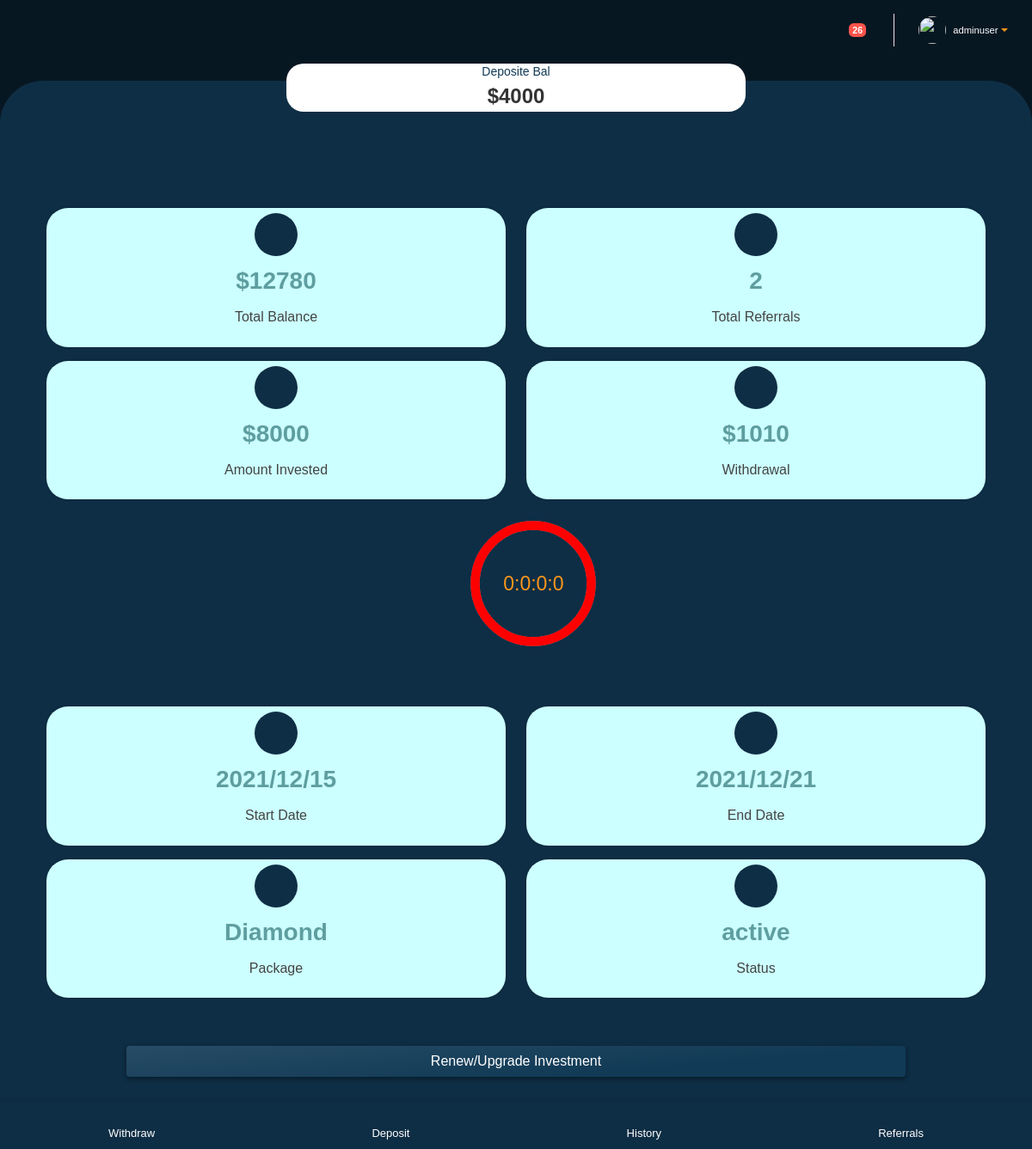
The app's page /wallet/ (signed in) with its own data.
### account/models.py (models this page shows, shortened)
class Account(AbstractUser):
    email       = models.EmailField(verbose_name='email', max_length=60, unique=True )
    zipcode    = models.CharField(max_length=30,blank=True,null=True)
    country    = models.CharField(max_length=100,blank=True,null=True)
    address    = models.CharField(max_length=100,blank=True,null=True)
    gender    = models.CharField(max_length=100,blank=True,null=True)
    state    = models.CharField(max_length=100,blank=True,null=True)
    city    = models.CharField(max_length=100,blank=True,null=True)
    date_of_birth = models.CharField(max_length=100,blank=True,null=True)
    phone = models.CharField(max_length=30, blank=True,null=True,unique=True)
    balance = models.IntegerField(default=0, blank=True,null=True)
    deposite_balance = models.IntegerField(default=0, blank=True,null=True)
    total_amount_invested = models.IntegerField(default=0, blank=True,null=True)
    total_investement_count = models.IntegerField(default=0, blank=True,null=True)
    withdraw_total = models.IntegerField(default=0, blank=True,null=True)
    is_email_verifield = models.BooleanField(default=False)
    bonus = models.IntegerField(default=0,blank=True,null=True)
    refferal = models.IntegerField(default=0,blank=True,null=True)
    USERNAME_FIELD = 'email'
    REQUIRED_FIELDS = ['username']

### users/models.py (models this page shows, shortened)
class Investments(models.Model):
    user =  models.OneToOneField(Account, on_delete = models.CASCADE)
    amount_invested = models.IntegerField()
    date = models.DateTimeField(auto_now_add=True)
    is_complete = models.BooleanField(default=False)
    end_date =  models.DateTimeField(blank=True,null=True)
    start_date =  models.DateTimeField(blank=True,null=True)
    crediting_date =  models.DateTimeField(blank=True,null=True)
    status = models.CharField(max_length=40, choices=STATUS,default="inactive")
    amount_earn = models.IntegerField(default=0)
    package = models.ForeignKey(Packages,on_delete = models.CASCADE, related_name="pack" , blank=True, null=True)

class Packages(models.Model):
    hours= models.IntegerField()
    name = models.CharField(max_length=40)
    percent = models.IntegerField()
    min_amount = models.IntegerField(default=0)
    max_amount = models.IntegerField(default=0)
    ref_percent = models.IntegerField(default=0)

### users/views.py (the view)
# urls.py: path('wallet/',views.dashbaord_view,name="dashboard"),
@login_required
def dashbaord_view(request):
    investment = get_object_or_404(Investments, user=request.user)
    if investment.is_complete == True:
        messages.success(request, f'INVESTMENT HAS BEEN COMPLETED')
    elif investment.status == "inactive":
        messages.success(request, f'YOU MUST INVEST BEFORE YOU CAN START RECIEVING REFERRAL BONUS')
    return render(request,'users/dashboard.html',{"investment":investment})

### users/context_processor.py (called while the page is built)
def user_notification_processor(request):
    user = request.user
    if user.is_authenticated:
        user_notify_count = Notification.objects.filter(user=request.user,read=False).count()
        return {"user_notify_count":user_notify_count}
    else:
        return {"user_notify": "user_notify"}

### templates/users/dashboard.html (shortened to what this page needs)
{% extends "layout/users.html" %} {% block title %} My Dashboard {% endblock title %}  {% block content %}
<header>
    <nav class="navbar navbar-expand   topbar mb-4 static-top">
        <button id="sidebarToggleTop" id="sidebarToggleTop" type="button" class="btn btn-link rounded-circle mr-3">
                        <i class="fa fa-bars"></i>
                      </button>
        <ul class="navbar-nav ml-auto">
            <li class="nav-item    mx-1">
                <a class="nav-link  " href="{% url 'notifications' %}" id="alertsDropdown">
                    <i class="fas fa-bell fa-fw"></i>
                    <span class="badge badge-danger badge-counter">{{user_notify_count}}</span>
                </a>
            </li>
            <li class="nav-item dropdown no-arrow">
                <a class="nav-link dropdown-toggle" href="#" id="userDropdown" role="button" data-toggle="dropdown" aria-haspopup="true" aria-expanded="false">
                    <img class="img-profile rounded-circle" src="/static/images/avatar.png" style="max-width: 60px">
                    <span class="ml-2 d-none d-lg-inline text-white small">{{user.username}}</span>
                </a>
            </li>
        </ul>
    </nav>
</header>
<div class="content" style="min-height: 80vh;">
    <div class="container">
        <div class="col-xl-12">
            <div class="row justify-content-center">
                <div class="col-6">
                    <div class="depo-card">
                        <span class="text-primary">Deposite Bal</span>
                        <h4>${{user.deposite_balance}}</h4>
                    </div>
                </div>
            </div>
            <div class="row">
                <div class="col-12">
                </div>
            </div>
            {% if investment.status == 'inactive' %}
            <div class="row d-flex justify-content-center">
                <div class="col-xl-8 mt-2">
                    <div class="card   mt-5 " style="padding: 20px;">
                        <div class="text-center">
                            <h5 class="text-primary">Your Don't Have Any Current Investment</h5>
                            <a href="{% url 'create_investment' %}" class="btn btn-primary"><i class="la la-exchange"></i> Invest</a>
                        </div>
                    </div>
                </div>
            </div>
            {% else %}
            <div class="row " id="content-card">
                <div class="col-6  py-2">
                    <div class="card__item">
                        <div class="card__body">
                            <div class="rounded-circle mb-2 bg-white-light fa_card">
                                <i class="fas fa-credit-card fa-2x fa__item text-success"></i>
                            </div>
                            <h3 class="card-balance">${{user.balance}}
                            </h3>
                            <p>Total Balance </p>
                        </div>
                    </div>
                </div>
                <div class="col-6  py-2">
                    <div class="card__item">
                        <div class="card__body">
                            <div class="rounded-circle mb-2 bg-white-light fa_card">
                                <i class="fas  fa-donate fa-2x fa__item text-warning"></i>
                            </div>
                            <h3 class="card-balance">{{user.refferal}}</h3>
                            <p>Total Referrals</p>
                        </div>
                    </div>
                </div>
                <div class="col-6  py-2">
                    <div class="card__item">
                        <div class="card__body">
                            <div class="rounded-circle mb-2 bg-white-light fa_card">
                                <i class="fas fa-chart-bar fa-2x fa__item"></i>
                            </div>
                            <h3 class="card-balance">${{user.total_amount_invested}}</h3>
                            <p>Amount Invested</p>
                        </div>
                    </div>
                </div>
                <div class="col-6  py-2">
                    <div class="card__item">
                        <div class="card__body">
                            <div class="rounded-circle mb-2 bg-white-light fa_card">
                                <i class="fas fa-download fa-2x fa__item text-danger"></i>
                            </div>
                            <h3 class="card-balance">${{user.withdraw_total}}</h3>
                            <p>Withdrawal</p>
                        </div>
                    </div>
                </div>
            </div>
            <div class="row  justify-content-center  ">
                <div class="col-12">
                    <div class="counterbox" id="counterbox">
                    </div>
                </div>
            </div>
            <div class="row mb-5" id="content-card ">
                <div class="col-6  py-2">
                    <div class="card__item">
                        <div class="card__body">
                            <div class="rounded-circle mb-2 bg-white-light fa_card">
                                <i class="fas fa-calendar fa-2x fa__item text-info"></i>
                            </div>
                            <h3 class="card-balance smaller">{{investment.start_date|date:"Y/m/d"}}</h3>
                            <p>Start Date</p>
                        </div>
                    </div>
                </div>
                <div class="col-6  py-2">
                    <div class="card__item">
                        <div class="card__body">
                            <div class="rounded-circle mb-2 bg-white-light fa_card">
                                <i class="fas fa-calendar  fa-2x fa__item text-info"></i>
                            </div>
                            {% if investment.status == 'active' %}
                            <h3 id="engtime" data-time="{{ investment.end_date|date:'M d, Y H:m:s' }}" class="card-balance smaller">{{investment.end_date|date:"Y/m/d"}}</h3>
                            {% else %}
                            <h3 class="card-balance ">{{investment.end_date|date:"Y/m/d"}}</h3>
                            {% endif %}
                            <p>End Date</p>
                        </div>
                    </div>
                </div>
                <div class="col-6  py-2">
                    <div class="card__item">
                        <div class="card__body">
                            <div class="rounded-circle mb-2 bg-white-light fa_card">
                                <i class="fas fa-gift fa-2x fa__item"></i>
                            </div>
                            <h3 class="card-balance">{{investment.package.name}}</h3>
                            <p>Package</p>
                        </div>
                    </div>
                </div>
                <div class="col-6  py-2">
                    <div class="card__item">
                        <div class="card__body">
                            <div class="rounded-circle mb-2 bg-white-light fa_card">
                                <i class="las la-hourglass-half fa-2x fa__item text-warning"></i>
                            </div>
                            <h3 class="card-balance">{{investment.status}}</h3>
                            <p>Status</p>
                        </div>
                    </div>
                </div>
            </div>
            <div class="row justify-content-center">
                <div class="col-10 mb-4">
                    <a href="{% url 'create_investment' %}" class="btn btn-primary btn-block">Renew/Upgrade Investment</a>
                </div>
            </div>
            {% endif %}
            <div class="row">
            </div>
        </div>
    </div>
</div>
<nav class="nav-footer">
    <a href="{% url 'withdraw' %}" class="nav__link"><span><i class="fas fa-download "></i></span>Withdraw</a>
    <a href="{% url 'deposit' %}" class="nav__link"><span><i class="fas fa-qrcode "></i></span>Deposit</a>
    <a href="{% url 'history' %}" class="nav__link"><span><i class="fas fa-fw fa-history "></i></span>History</a>
    <a href="{% url 'referrals' %}" class="nav__link"><span><i class="fas fa-users fa-1.5x"></i></span>Referrals</a>
</nav>
{% endblock content %}

### static/css/style.css (style rules this page uses)
* { margin: 0; padding: 0; }
html { overflow-x: hidden !important; width: 100%; height: 100%; position: relative; -webkit-font-smoothing: antialiased; }
body { font-family: "Nunito Sans", sans-serif; font-size: 14px; line-height: 1.42857; color: rgb(51, 51, 51); background-color: rgb(255, 255, 255); }
h1, h2, h3, h4, h5, h6, .h1, .h2, .h3, .h4, .h5, .h6 { font-family: "Nunito Sans", sans-serif; line-height: 1.5; font-weight: 600; }
p { line-height: 1.6; }
p { font-size: 16px; }
ul, ol { padding: 0; margin: 0; }
a { color: #506690; outline: none; text-decoration: none }
ul, ol { padding: 0 !important; margin: 0 !important; }
img { max-width: 100% }
.btn.btn-primary { background: #274c65; background: -moz-linear-gradient(175deg, #274c65 0%, #113a56 70%); background: -webkit-gradient(175deg, 175deg, color-stop(0%, #274c65), color-stop(70%, #113a56)); background: -webkit-linear-gradient( 175deg, #274c65 0%, #113a56 70%); background: -o-linear-gradient(175deg, #274c65 0%, #113a56 70%); background: -ms-linear-gradient(175deg, #274c65 0%, #113a56 70%); background: linear-gradient( 175deg, #274c65 0%, #113a56 70%); box-shadow: 0 3px 4.7px 0.3px rgb(0 0 0 / 24%), 0 1px 6.86px 0.14px rgb(0 0 0 / 16%) !important; color: #fff; border: none; }
.text-primary { color: #113a56 !important; }
.wrapper.dashboard .content { background: rgb(14, 46, 69); border-radius: 50px 50px 0px 0px; }
.topbar { height: 4.375rem; z-index: 2; background: transparent; }
.topbar #sidebarToggleTop { height: 2.5rem; width: 2.5rem; -webkit-box-shadow: 0 0 !important; box-shadow: 0 0 !important }
.topbar .nav-item .nav-link { height: 4.375rem; display: -webkit-box; display: -ms-flexbox; display: flex; -webkit-box-align: center; -ms-flex-align: center; align-items: center; padding: 0 .75rem }
.topbar .dropdown { position: static }
@media (min-width:576px) { .topbar .dropdown { position: relative } }
.topbar .nav-item .nav-link .img-profile { height: 2rem; width: 2rem; }
.nav-footer { position: fixed; bottom: 0; width: 100%; height: 55px; box-shadow: 0 3px 4.7px 0.3px rgb(0 0 0 / 24%), 0 1px 6.86px 0.14px rgb(0 0 0 / 16%) !important; background-color: rgb(14, 46, 69); display: flex; }
.nav__link { display: flex; flex-direction: column; align-items: center; flex-grow: 1; min-width: 50px; overflow: hidden; white-space: nowrap; justify-content: center; font-family: sans-serif; font-size: 13px; color: #fff; text-decoration: none; -webkit-tap-highlight-color: transparent; transition: background-color0.1s ease-in-out; }
.card__item { padding: 15px; box-shadow: 0 0 3px rgb(0 0 0 / 20%); background-color: #ccffff; display: flex; border-radius: 25px; }
.card__body { display: flex; flex-direction: column; align-items: center; flex-grow: 1; min-width: 50px; overflow: hidden; white-space: nowrap; justify-content: center; font-family: sans-serif; font-size: 13px; color: #444444; text-decoration: none; }
.fa_card { background-color: rgb(14, 46, 69); border-radius: 50%; height: 50px; width: 50px; align-items: center; justify-content: center; display: flex; color: white; }
.depo-card { border-radius: 20px; align-items: center; justify-content: center; text-align: center; background-color: #fff; margin-top: -20px; }
.counterbox { margin-top: 15px; margin-bottom: 60px; }

### static/css/responsive.css (style rules this page uses)
@media only screen and (min-width: 1200px) and (max-width: 1300px) { .card__item { padding: 6px; } }

### static/css/orange.css (style rules this page uses)
a, a:hover, a:active, a:focus, .title-head span, .base-color, .slider-text .slide-title span { color: #fd961a; }

### templates/users/dashboard.html (style rules this page uses)
h3.card-balance { color: cadetblue; }

### records on screen
Account: username "adminuser", deposite_balance "4000", balance "12780", refferal "2", total_amount_invested "8000", withdraw_total "1010"
Investments: start_date "2021/12/15", end_date "2021/12/21", package.name "Diamond", status "active"

### other values on screen
{{ user_notify_count }} "26"
